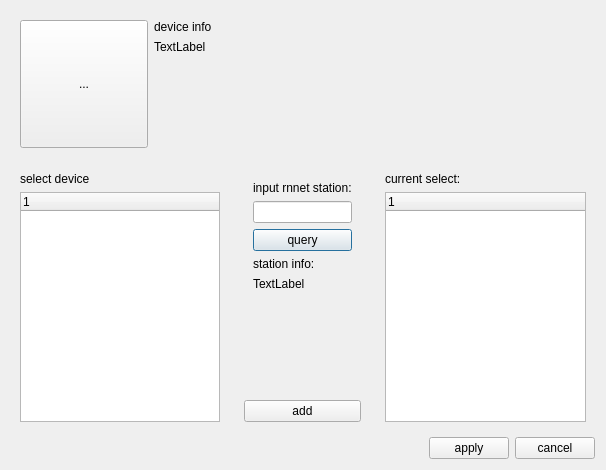
<?xml version="1.0" encoding="UTF-8"?>
<ui version="4.0">
 <class>ConfigDialog</class>
 <widget class="QDialog" name="ConfigDialog">
  <property name="geometry">
   <rect>
    <x>0</x>
    <y>0</y>
    <width>606</width>
    <height>470</height>
   </rect>
  </property>
  <property name="windowTitle">
   <string>Dialog</string>
  </property>
  <layout class="QGridLayout" name="gridLayout" rowstretch="0,1,0">
   <item row="0" column="0" colspan="3">
    <widget class="QWidget" name="widget_deviceInfo" native="true">
     <layout class="QHBoxLayout" name="horizontalLayout" stretch="0,1">
      <item>
       <widget class="QToolButton" name="tbtn_deviceImg">
        <property name="sizePolicy">
         <sizepolicy hsizetype="Expanding" vsizetype="Preferred">
          <horstretch>0</horstretch>
          <verstretch>0</verstretch>
         </sizepolicy>
        </property>
        <property name="minimumSize">
         <size>
          <width>128</width>
          <height>128</height>
         </size>
        </property>
        <property name="text">
         <string>...</string>
        </property>
        <property name="autoRaise">
         <bool>false</bool>
        </property>
       </widget>
      </item>
      <item>
       <layout class="QVBoxLayout" name="verticalLayout" stretch="0,1">
        <item>
         <widget class="QLabel" name="label_deviceTitle">
          <property name="text">
           <string>device info</string>
          </property>
         </widget>
        </item>
        <item>
         <widget class="QLabel" name="label_deviceInfo">
          <property name="text">
           <string>TextLabel</string>
          </property>
          <property name="alignment">
           <set>Qt::AlignLeading|Qt::AlignLeft|Qt::AlignTop</set>
          </property>
         </widget>
        </item>
       </layout>
      </item>
     </layout>
    </widget>
   </item>
   <item row="1" column="0">
    <widget class="QWidget" name="widget_srcTree" native="true">
     <layout class="QVBoxLayout" name="verticalLayout_3">
      <item>
       <widget class="QLabel" name="label_2">
        <property name="text">
         <string>select device</string>
        </property>
       </widget>
      </item>
      <item>
       <widget class="QTreeWidget" name="treeWidget_src">
        <property name="minimumSize">
         <size>
          <width>128</width>
          <height>0</height>
         </size>
        </property>
        <column>
         <property name="text">
          <string>1</string>
         </property>
        </column>
       </widget>
      </item>
     </layout>
    </widget>
   </item>
   <item row="1" column="1">
    <widget class="QWidget" name="widget_controlPanel" native="true">
     <layout class="QVBoxLayout" name="verticalLayout_4">
      <item>
       <widget class="QWidget" name="widget_rnCtlPanel" native="true">
        <layout class="QVBoxLayout" name="verticalLayout_5" stretch="0,0,0,0,1">
         <item>
          <widget class="QLabel" name="label_3">
           <property name="text">
            <string>input rnnet station:</string>
           </property>
          </widget>
         </item>
         <item>
          <widget class="QLineEdit" name="lineEdit_rnStation"/>
         </item>
         <item>
          <widget class="QPushButton" name="btn_query">
           <property name="text">
            <string>query</string>
           </property>
          </widget>
         </item>
         <item>
          <widget class="QLabel" name="label_stationInfo">
           <property name="text">
            <string>station info:</string>
           </property>
          </widget>
         </item>
         <item>
          <widget class="QLabel" name="label_queryList">
           <property name="text">
            <string>TextLabel</string>
           </property>
           <property name="alignment">
            <set>Qt::AlignLeading|Qt::AlignLeft|Qt::AlignTop</set>
           </property>
          </widget>
         </item>
        </layout>
       </widget>
      </item>
      <item>
       <widget class="QPushButton" name="btn_add">
        <property name="text">
         <string>add</string>
        </property>
       </widget>
      </item>
     </layout>
    </widget>
   </item>
   <item row="1" column="2">
    <widget class="QWidget" name="widget_dstTree" native="true">
     <layout class="QVBoxLayout" name="verticalLayout_6">
      <item>
       <widget class="QLabel" name="label_6">
        <property name="text">
         <string>current select:</string>
        </property>
       </widget>
      </item>
      <item>
       <widget class="QTreeWidget" name="treeWidget_dst">
        <property name="minimumSize">
         <size>
          <width>128</width>
          <height>0</height>
         </size>
        </property>
        <column>
         <property name="text">
          <string notr="true">1</string>
         </property>
        </column>
       </widget>
      </item>
     </layout>
    </widget>
   </item>
   <item row="2" column="0" colspan="3">
    <layout class="QHBoxLayout" name="horizontalLayout_2">
     <item>
      <spacer name="horizontalSpacer">
       <property name="orientation">
        <enum>Qt::Horizontal</enum>
       </property>
       <property name="sizeHint" stdset="0">
        <size>
         <width>40</width>
         <height>20</height>
        </size>
       </property>
      </spacer>
     </item>
     <item>
      <widget class="QPushButton" name="pushButton_2">
       <property name="text">
        <string>apply</string>
       </property>
      </widget>
     </item>
     <item>
      <widget class="QPushButton" name="pushButton_3">
       <property name="text">
        <string>cancel</string>
       </property>
      </widget>
     </item>
    </layout>
   </item>
  </layout>
 </widget>
 <resources/>
 <connections/>
</ui>
